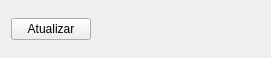
<?xml version="1.0" encoding="UTF-8"?>
<ui version="4.0">
 <class>Form</class>
 <widget class="QWidget" name="Form">
  <property name="geometry">
   <rect>
    <x>0</x>
    <y>0</y>
    <width>271</width>
    <height>58</height>
   </rect>
  </property>
  <property name="windowTitle">
   <string>Form</string>
  </property>
  <layout class="QGridLayout" name="gridLayout">
   <item row="0" column="1">
    <spacer name="horizontalSpacer">
     <property name="orientation">
      <enum>Qt::Horizontal</enum>
     </property>
     <property name="sizeHint" stdset="0">
      <size>
       <width>159</width>
       <height>20</height>
      </size>
     </property>
    </spacer>
   </item>
   <item row="0" column="0">
    <widget class="QPushButton" name="okBtn">
     <property name="text">
      <string>Atualizar</string>
     </property>
    </widget>
   </item>
  </layout>
 </widget>
 <resources/>
 <connections/>
</ui>
